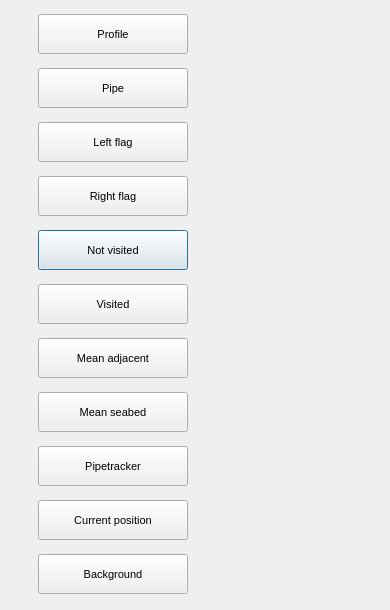
<?xml version="1.0" encoding="UTF-8"?>
<ui version="4.0">
 <class>Dialog</class>
 <widget class="QDialog" name="Dialog">
  <property name="geometry">
   <rect>
    <x>0</x>
    <y>0</y>
    <width>390</width>
    <height>610</height>
   </rect>
  </property>
  <property name="minimumSize">
   <size>
    <width>390</width>
    <height>610</height>
   </size>
  </property>
  <property name="maximumSize">
   <size>
    <width>390</width>
    <height>610</height>
   </size>
  </property>
  <property name="font">
   <font>
    <pointsize>8</pointsize>
   </font>
  </property>
  <property name="windowTitle">
   <string>Select colors</string>
  </property>
  <property name="locale">
   <locale language="English" country="UnitedStates"/>
  </property>
  <widget class="QWidget" name="gridLayoutWidget">
   <property name="geometry">
    <rect>
     <x>5</x>
     <y>5</y>
     <width>376</width>
     <height>600</height>
    </rect>
   </property>
   <layout class="QGridLayout" name="gridLayout">
    <property name="leftMargin">
     <number>5</number>
    </property>
    <property name="topMargin">
     <number>5</number>
    </property>
    <property name="rightMargin">
     <number>5</number>
    </property>
    <property name="bottomMargin">
     <number>5</number>
    </property>
    <property name="spacing">
     <number>10</number>
    </property>
    <item row="4" column="0">
     <widget class="QPushButton" name="b_NotVis">
      <property name="minimumSize">
       <size>
        <width>150</width>
        <height>40</height>
       </size>
      </property>
      <property name="maximumSize">
       <size>
        <width>150</width>
        <height>40</height>
       </size>
      </property>
      <property name="text">
       <string>Not visited</string>
      </property>
     </widget>
    </item>
    <item row="10" column="1">
     <widget class="QWidget" name="w_Background" native="true">
      <property name="minimumSize">
       <size>
        <width>120</width>
        <height>30</height>
       </size>
      </property>
      <property name="maximumSize">
       <size>
        <width>120</width>
        <height>30</height>
       </size>
      </property>
     </widget>
    </item>
    <item row="6" column="1">
     <widget class="QWidget" name="w_MADJ" native="true">
      <property name="minimumSize">
       <size>
        <width>120</width>
        <height>30</height>
       </size>
      </property>
      <property name="maximumSize">
       <size>
        <width>120</width>
        <height>30</height>
       </size>
      </property>
     </widget>
    </item>
    <item row="2" column="0">
     <widget class="QPushButton" name="b_LeftM">
      <property name="minimumSize">
       <size>
        <width>150</width>
        <height>40</height>
       </size>
      </property>
      <property name="maximumSize">
       <size>
        <width>150</width>
        <height>40</height>
       </size>
      </property>
      <property name="text">
       <string>Left flag</string>
      </property>
     </widget>
    </item>
    <item row="1" column="1">
     <widget class="QWidget" name="w_Pipe" native="true">
      <property name="minimumSize">
       <size>
        <width>120</width>
        <height>30</height>
       </size>
      </property>
      <property name="maximumSize">
       <size>
        <width>120</width>
        <height>30</height>
       </size>
      </property>
     </widget>
    </item>
    <item row="5" column="1">
     <widget class="QWidget" name="w_Vis" native="true">
      <property name="minimumSize">
       <size>
        <width>120</width>
        <height>30</height>
       </size>
      </property>
      <property name="maximumSize">
       <size>
        <width>120</width>
        <height>30</height>
       </size>
      </property>
     </widget>
    </item>
    <item row="5" column="0">
     <widget class="QPushButton" name="b_Vis">
      <property name="minimumSize">
       <size>
        <width>150</width>
        <height>40</height>
       </size>
      </property>
      <property name="maximumSize">
       <size>
        <width>150</width>
        <height>40</height>
       </size>
      </property>
      <property name="text">
       <string>Visited</string>
      </property>
     </widget>
    </item>
    <item row="8" column="0">
     <widget class="QPushButton" name="b_Pipetracker">
      <property name="minimumSize">
       <size>
        <width>150</width>
        <height>40</height>
       </size>
      </property>
      <property name="maximumSize">
       <size>
        <width>150</width>
        <height>40</height>
       </size>
      </property>
      <property name="text">
       <string>Pipetracker</string>
      </property>
     </widget>
    </item>
    <item row="10" column="0">
     <widget class="QPushButton" name="b_Background">
      <property name="minimumSize">
       <size>
        <width>150</width>
        <height>40</height>
       </size>
      </property>
      <property name="maximumSize">
       <size>
        <width>150</width>
        <height>40</height>
       </size>
      </property>
      <property name="text">
       <string>Background</string>
      </property>
     </widget>
    </item>
    <item row="6" column="0">
     <widget class="QPushButton" name="b_MADJ">
      <property name="minimumSize">
       <size>
        <width>150</width>
        <height>40</height>
       </size>
      </property>
      <property name="maximumSize">
       <size>
        <width>150</width>
        <height>40</height>
       </size>
      </property>
      <property name="text">
       <string>Mean adjacent</string>
      </property>
     </widget>
    </item>
    <item row="3" column="0">
     <widget class="QPushButton" name="b_RightM">
      <property name="minimumSize">
       <size>
        <width>150</width>
        <height>40</height>
       </size>
      </property>
      <property name="maximumSize">
       <size>
        <width>150</width>
        <height>40</height>
       </size>
      </property>
      <property name="text">
       <string>Right flag</string>
      </property>
     </widget>
    </item>
    <item row="0" column="0">
     <widget class="QPushButton" name="b_Profile">
      <property name="minimumSize">
       <size>
        <width>150</width>
        <height>40</height>
       </size>
      </property>
      <property name="maximumSize">
       <size>
        <width>150</width>
        <height>40</height>
       </size>
      </property>
      <property name="font">
       <font>
        <pointsize>8</pointsize>
       </font>
      </property>
      <property name="text">
       <string>Profile</string>
      </property>
     </widget>
    </item>
    <item row="9" column="0">
     <widget class="QPushButton" name="b_CurrentProf">
      <property name="minimumSize">
       <size>
        <width>150</width>
        <height>40</height>
       </size>
      </property>
      <property name="maximumSize">
       <size>
        <width>150</width>
        <height>40</height>
       </size>
      </property>
      <property name="text">
       <string>Current position</string>
      </property>
     </widget>
    </item>
    <item row="9" column="1">
     <widget class="QWidget" name="w_CurrentProf" native="true">
      <property name="minimumSize">
       <size>
        <width>120</width>
        <height>30</height>
       </size>
      </property>
      <property name="maximumSize">
       <size>
        <width>120</width>
        <height>30</height>
       </size>
      </property>
     </widget>
    </item>
    <item row="7" column="0">
     <widget class="QPushButton" name="b_MSBL">
      <property name="minimumSize">
       <size>
        <width>150</width>
        <height>40</height>
       </size>
      </property>
      <property name="maximumSize">
       <size>
        <width>150</width>
        <height>40</height>
       </size>
      </property>
      <property name="text">
       <string>Mean seabed</string>
      </property>
     </widget>
    </item>
    <item row="1" column="0">
     <widget class="QPushButton" name="b_Pipe">
      <property name="minimumSize">
       <size>
        <width>150</width>
        <height>40</height>
       </size>
      </property>
      <property name="maximumSize">
       <size>
        <width>150</width>
        <height>40</height>
       </size>
      </property>
      <property name="text">
       <string>Pipe</string>
      </property>
     </widget>
    </item>
    <item row="4" column="1">
     <widget class="QWidget" name="w_NotVis" native="true">
      <property name="minimumSize">
       <size>
        <width>120</width>
        <height>30</height>
       </size>
      </property>
      <property name="maximumSize">
       <size>
        <width>120</width>
        <height>30</height>
       </size>
      </property>
     </widget>
    </item>
    <item row="2" column="1">
     <widget class="QWidget" name="w_LeftM" native="true">
      <property name="minimumSize">
       <size>
        <width>120</width>
        <height>30</height>
       </size>
      </property>
      <property name="maximumSize">
       <size>
        <width>120</width>
        <height>30</height>
       </size>
      </property>
     </widget>
    </item>
    <item row="8" column="1">
     <widget class="QWidget" name="w_Pipetracker" native="true">
      <property name="minimumSize">
       <size>
        <width>120</width>
        <height>30</height>
       </size>
      </property>
      <property name="maximumSize">
       <size>
        <width>120</width>
        <height>30</height>
       </size>
      </property>
     </widget>
    </item>
    <item row="0" column="1">
     <widget class="QWidget" name="w_Profile" native="true">
      <property name="minimumSize">
       <size>
        <width>120</width>
        <height>30</height>
       </size>
      </property>
      <property name="maximumSize">
       <size>
        <width>120</width>
        <height>30</height>
       </size>
      </property>
     </widget>
    </item>
    <item row="3" column="1">
     <widget class="QWidget" name="w_RightM" native="true">
      <property name="minimumSize">
       <size>
        <width>120</width>
        <height>30</height>
       </size>
      </property>
      <property name="maximumSize">
       <size>
        <width>120</width>
        <height>30</height>
       </size>
      </property>
     </widget>
    </item>
    <item row="7" column="1">
     <widget class="QWidget" name="w_MSBL" native="true">
      <property name="minimumSize">
       <size>
        <width>120</width>
        <height>30</height>
       </size>
      </property>
      <property name="maximumSize">
       <size>
        <width>120</width>
        <height>30</height>
       </size>
      </property>
     </widget>
    </item>
   </layout>
  </widget>
 </widget>
 <resources/>
 <connections/>
</ui>
